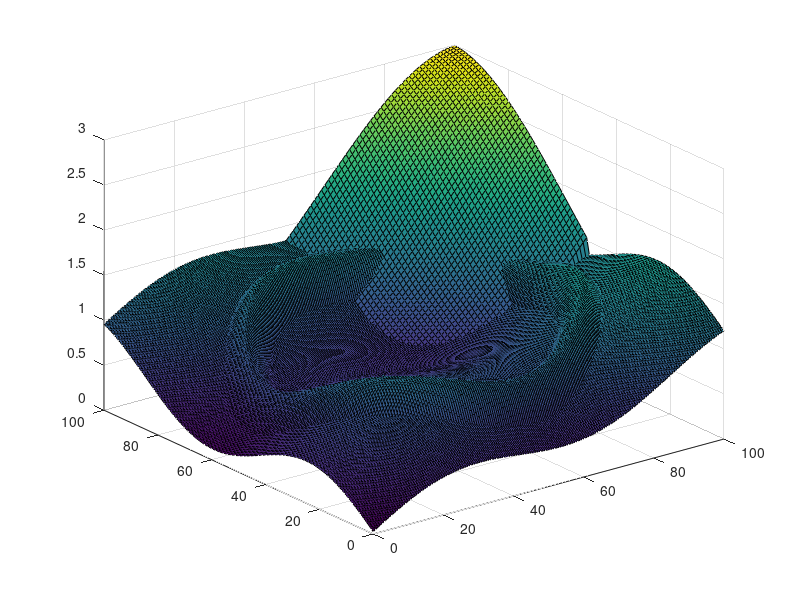

The MATLAB source for this figure:
% Script to make a bottom elevation 
% 
% Grid consists of 100 x 100 cells, and thus 101 x 101 faces
% We span the bottom topography across an array of 201 x 201 entries

B = zeros(201,201);

% x is array with points in space.
x = 0:0.5:100;
y = 0:0.5:100;

% Add stuff to B:
%smallX = [-4:0.2:4];
%smallY = [-4:0.2:4];
%bump = zeros(41, 41);
%for i = 1:41
%    for j = 1:41
%        bump(i,j) = 1.3*exp(- ( (smallX(i)*2)^2 + (smallY(j)/1.3)^2)/4);
%    end
%end

%sizeBump = size(bump)
%size(B(2:2:200, 2:2:200))
%B(85:85+sizeBump(1)-1, 10:10+sizeBump(2)-1) = bump;
%B(70:70+sizeBump(1)-1, 80:80+sizeBump(2)-1) = bump;
%B(20:20+sizeBump(1)-1, 100:100+sizeBump(2)-1) = bump';

for i = 1:201
    for j = 1:201
        B(i,j) = 1/300*i + 1/200*j + 0.3*sin((1/170)*i*2*pi) + 0.2*sin((1/170)*j*2*pi);
        r = sqrt((i-100)^2 + (j-100)^2);
        if ( r < 85 && r > 65) 
            B(i,j) = B(i,j) + 0.3*sin( 0.05*(r-65)*pi);
        end
    end
end

surf(x, y, B)
axis([0 100 0 100 0 3])

% store B at cells
(2:2:10)
bmid = B(2:2:200, 2:2:200);
bmidsize = size(bmid)
save('bshore_mid.mat', 'bmid', '-ascii')

% store B at south face
(1:2:10)
bsouth = B(1:2:199, 2:2:200);
bsouthSize = size(bsouth)
save('bshore_south.mat', 'bsouth', '-ascii')

% store B at north face
(3:2:10)
bnorth = B(3:2:201, 2:2:200);
bnorthsize = size(bnorth);
save('bshore_north.mat', 'bnorth', '-ascii')

bwest = B(2:2:200, 1:2:199);
bwestSize = size(bwest)
save('bshore_west.mat', 'bwest', '-ascii')

beast = B(2:2:200, 3:2:201);
beastSize = size(beast)
save('bshore_east.mat', 'beast', '-ascii')

% Create flat surface
% Flat surface -> h + b = const
%H = 1.5*ones(100,100);
%for i=-20:20
%    for j=-20:20
%        if ( i*i + j*j < 15*15 )
%            H(i+50,j+50) = 2.5;
%        end
%    end
%end

% Quarter filled domain
%quarter = zeros(50,50);
H = zeros(100,100);
for i=1:50
    for j=1:50
        H(101-i,101-j) = 3*exp(-(((0.8*i+0.9*j))/50)^2);
    end
end
%H = zeros(100,100);
%H(1:50, 1:50) = quarter(1:50, 1:50);

% Remove negative water depths
H = H - bmid;
for i=1:100
    for j=1:100
        if (H(i,j) < 0 )
            H(i,j) = 0;
        end
    end
end
       
hold on
surf(1:100, 1:100, H + bmid);
hold off
%save('shore_surf.mat', 'H', '-ascii')
save('quarter_surf.mat', 'H', '-ascii')

% Init velocities
initU = zeros(100, 100);
save('initU_a.mat', 'initU', '-ascii')


% Write timesteps ( prosjektet needs 2500 steps of 0.03
timesteps = 2500
dt = 0.03
%dt = 0.2

t = ones(1,timesteps).*dt;
save('timesteps.mat', 't', '-ascii')
